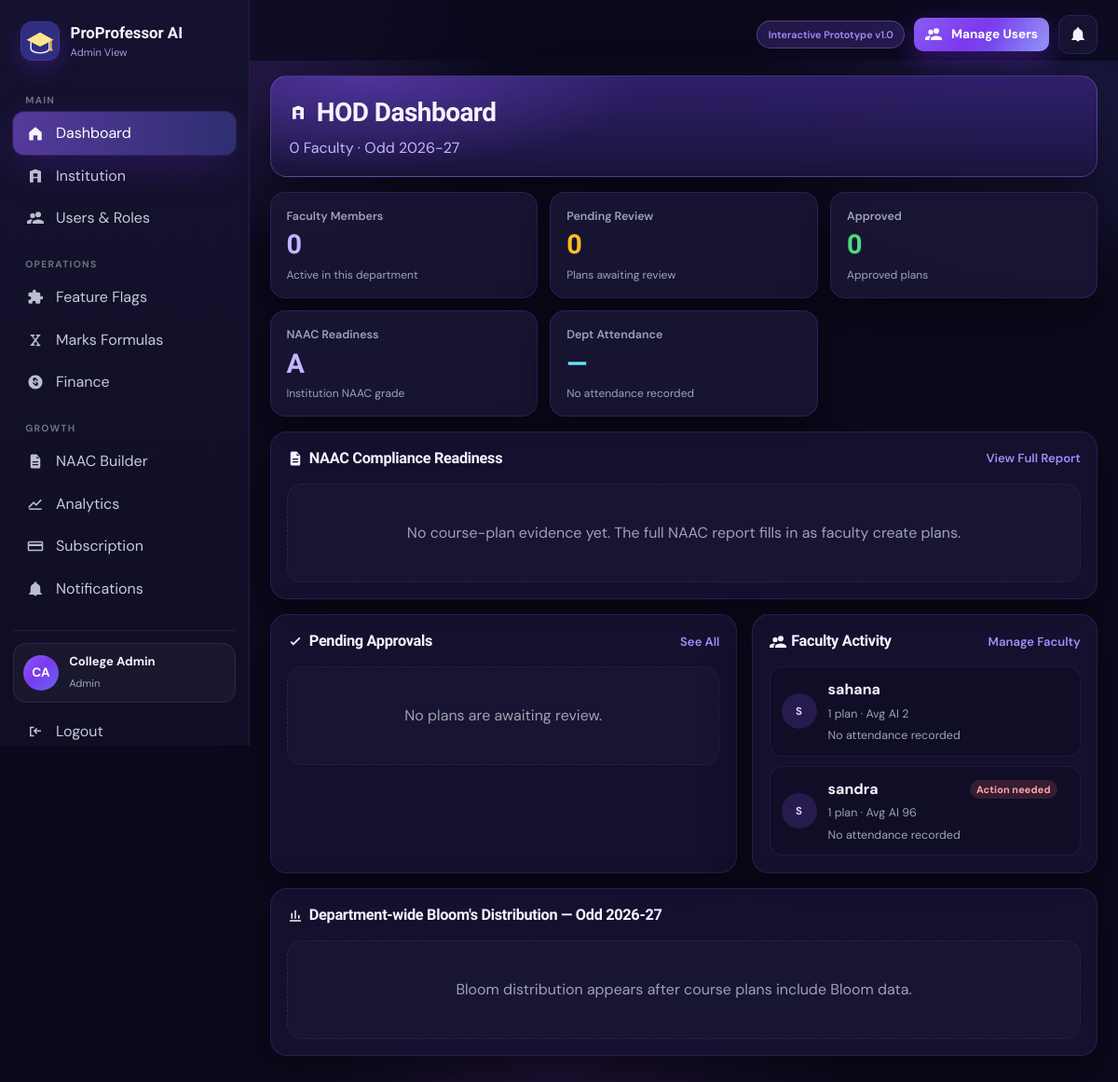
Screenshot of /hod/dashboard (signed in) with the database file from the repository.
### tables this page shows
CREATE TABLE `users` (
  `id` int(10) UNSIGNED NOT NULL,
  `institution_id` int(10) UNSIGNED NOT NULL,
  `department_id` int(10) UNSIGNED DEFAULT NULL,
  `role` enum('professor','student','hod','admin','superadmin') NOT NULL,
  `email` varchar(160) NOT NULL,
  `password_hash` varchar(255) NOT NULL,
  `full_name` varchar(160) NOT NULL,
  `employee_id` varchar(60) DEFAULT NULL,
  `register_no` varchar(60) DEFAULT NULL,
  `phone` varchar(30) DEFAULT NULL,
  `avatar_url` varchar(255) DEFAULT NULL,
  `class_id` int(10) UNSIGNED DEFAULT NULL COMMENT 'For students',
  `academic_year_level` tinyint(3) UNSIGNED DEFAULT NULL COMMENT 'Student academic year 1-4',
  `semester` varchar(40) DEFAULT NULL COMMENT 'Student Odd/Even semester',
  `designation` varchar(100) DEFAULT NULL,
  `preferences` longtext DEFAULT NULL CHECK (json_valid(`preferences`)),
  `extra` longtext DEFAULT NULL COMMENT 'Expandable user attributes' CHECK (json_valid(`extra`)),
  `is_active` tinyint(1) DEFAULT 1,
  `last_login_at` datetime DEFAULT NULL,
  `created_at` timestamp NOT NULL DEFAULT current_timestamp(),
  `updated_at` timestamp NOT NULL DEFAULT current_timestamp() ON UPDATE current_timestamp()
);

### app/Views/layouts/app.php (the view, shortened to what the rows shown need)
<?php
$user = \Auth::user();
$role = $user['role'] ?? '';
$groups = NavService::grouped($role);
$unread = $user ? unread_notifications_count((int)$user['id']) : 0;
$active = $active ?? '';
$first = trim((string)($user['full_name'] ?? 'U'));
$parts = preg_split('/\s+/', $first) ?: ['U'];
$initials = strtoupper(mb_substr($parts[0], 0, 1) . mb_substr($parts[count($parts) - 1] ?? '', 0, 1));
$notifPath = match ($role) {
    'student' => '/student/notifications',
    'hod' => '/hod/notifications',
    'admin', 'superadmin' => '/admin/notifications',
    default => '/professor/notifications',
};
$cta = match ($role) {
    'professor' => ['href' => '/professor/generate-plan', 'label' => 'Generate Course Plan', 'icon' => 'spark'],
    'hod' => ['href' => '/hod/approvals', 'label' => 'Review Approvals', 'icon' => 'check'],
    'admin', 'superadmin' => ['href' => '/admin/users', 'label' => 'Manage Users', 'icon' => 'users'],
    default => null,
};
?>
<!DOCTYPE html>
<html lang="en">
<head>
  <link rel="stylesheet" href="<?= e(asset('css/app.css')) ?>?v=<?= (int)@filemtime(dirname(__DIR__, 3) . '/assets/css/app.css') ?>">
</head>
<body class="app-body" data-effects="on">
<div class="app-shell">
  <aside class="sidebar" id="sidebar">
    <div class="brand">
      <img class="brand-logo" src="<?= e(asset('img/logo.svg')) ?>" width="42" height="42" alt="ProProfessor AI">
      <div>
        <div class="brand-name">ProProfessor AI</div>
        <div class="brand-sub"><?= e(NavService::roleLabel($role)) ?></div>
      </div>
    </div>
    <nav class="side-nav">
      <?php foreach ($groups as $group): ?>
        <?php
          $navItems = [];
          foreach ($group['items'] as $item) {
              $navItems[] = $item;
          }
        ?>
        <div class="nav-group">
          <div class="nav-group-label"><?= e($group['label']) ?></div>
          <?php foreach ($navItems as $item): ?>
            <a class="nav-link <?= $active === $item['key'] ? 'active' : '' ?>" href="<?= e(url($item['href'])) ?>">
              <span class="nav-ico"><?= icon($item['icon'] ?? 'spark', 'icon') ?></span>
              <span><?= e($item['label']) ?></span>
            </a>
          <?php endforeach; ?>
        </div>
      <?php endforeach; ?>
    </nav>
    <div class="side-foot">
      <div class="side-user">
        <div class="avatar"><?= e($initials) ?></div>
        <div>
          <strong><?= e($user['full_name'] ?? '') ?></strong>
          <small><?= e(ucfirst($role)) ?></small>
        </div>
      </div>
      <a class="nav-link" href="<?= e(url('/logout')) ?>"><span class="nav-ico"><?= icon('logout') ?></span> <span>Logout</span></a>
    </div>
  </aside>
  <div class="main">
    <header class="topbar">
      <div class="topbar-actions">
        <span class="proto-badge">Interactive Prototype v1.0</span>
        <?php if ($cta): ?>
          <a class="btn btn-primary btn-sm btn-shine topbar-cta" href="<?= e(url($cta['href'])) ?>"><?= icon($cta['icon']) ?> <?= e($cta['label']) ?></a>
        <?php endif; ?>
        <a class="icon-btn" href="<?= e(url($notifPath)) ?>" title="Notifications">
          <?= icon('bell') ?><?php if ($unread): ?><span class="dot"><?= (int)$unread ?></span><?php endif; ?>
        </a>
      </div>
    </header>
    <main class="content" id="pageContent">
      <?php $content(); ?>
    </main>
  </div>
</div>
</body>
</html>

### app/Core/Router.php (shortened to what the rows shown need)
<?php
final class Router
{
    private array $routes = [];
    public function add(string $method, string $pattern, $handler): void
    {
        $this->routes[] = [
            'method' => strtoupper($method),
            'pattern' => $pattern,
            'handler' => $handler,
        ];
    }
    public function dispatch(string $method, string $uri): void
    {
        $path = parse_url($uri, PHP_URL_PATH) ?: '/';
        $base = app_base_path();
        $path = '/' . trim($path, '/');
        if ($path !== '/') {
            $path = rtrim($path, '/');
        }
        foreach ($this->routes as $route) {
            if ($route['method'] !== strtoupper($method)) {
                continue;
            }
            $regex = preg_replace('#\{([a-zA-Z_]+)\}#', '(?P<$1>[^/]+)', $route['pattern']);
            $regex = '#^' . $regex . '$#';
            if (!preg_match($regex, $path, $matches)) {
                continue;
            }
            $params = array_filter(
                $matches,
                static fn($k) => !is_int($k),
                ARRAY_FILTER_USE_KEY
            );
            $this->invoke($route['handler'], $params);
            return;
        }
    }
    private function invoke($handler, array $params): void
    {
        if (is_array($handler) && is_string($handler[0])) {
            $controller = new $handler[0]();
            $method = $handler[1];
            $controller->$method(...array_values($params));
            return;
        }
    }
}

### app/Views/hod/dashboard.php (shortened to what the rows shown need)
<?php
$fmt = static function (float|int|string|null $n): string {
    if ($n === null || $n === '') {
        return '—';
    }
    $r = round((float)$n, 1);
    return abs($r - round($r)) < 0.05 ? (string)(int)round($r) : number_format($r, 1);
};
$initials = static function (string $name): string {
    $parts = preg_split('/\s+/', trim($name)) ?: [];
    $parts = array_values(array_filter($parts, static fn($p) => $p !== ''));
    if (!$parts) {
        return 'F';
    }
    $first = mb_substr($parts[0], 0, 1);
    $last = mb_substr($parts[count($parts) - 1], 0, 1);
    return strtoupper($first . ($parts[0] !== $parts[count($parts) - 1] ? $last : ''));
};
$naacTitle = 'NAAC Compliance Readiness';
$bloomTitle = "Department-wide Bloom's Distribution";
if ($periodLabel !== '') {
    $bloomTitle .= ' — ' . $periodLabel;
}
$bar = static function (?float $pct): string {
    if ($pct === null) {
        return '0';
    }
    return (string)max(0, min(100, round($pct, 1)));
};
?>
<div class="hod-dash">
  <section class="hod-hero">
    <div class="hod-hero-copy">
      <h2><?= icon('building', 'icon-inline') ?> HOD Dashboard</h2>
      <p><?= e($contextLine) ?></p>
    </div>
  </section>
  <section class="hod-kpi" aria-label="Department summary">
    <a class="hod-kpi-card" href="<?= e(url('/hod/faculty')) ?>">
      <span class="label">Faculty Members</span>
      <strong class="value tone-brand"><?= (int)$facultyCount ?></strong>
      <span class="hint">Active in this department</span>
    </a>
    <a class="hod-kpi-card" href="<?= e(url('/hod/approvals')) ?>">
      <span class="label">Pending Review</span>
      <strong class="value tone-warn"><?= (int)$pending ?></strong>
      <span class="hint">Plans awaiting review</span>
    </a>
    <a class="hod-kpi-card" href="<?= e(url('/hod/approvals')) ?>">
      <span class="label">Approved</span>
      <strong class="value tone-ok"><?= (int)$approved ?></strong>
      <span class="hint">Approved plans</span>
    </a>
    <a class="hod-kpi-card" href="<?= e(url('/hod/reports')) ?>">
      <span class="label">NAAC Readiness</span>
      <strong class="value tone-brand"><?= $naacGrade !== '' ? e($naacGrade) : '—' ?></strong>
      <span class="hint"><?= $naacGrade !== '' ? 'Institution NAAC grade' : 'Grade not recorded' ?></span>
    </a>
    <div class="hod-kpi-card">
      <span class="label">Dept Attendance</span>
      <?php $attLow = $deptAttendance !== null && $deptAttendance < $attendanceMin; ?>
      <strong class="value <?= $attLow ? 'tone-warn' : 'tone-info' ?>">
        <?php if ($deptAttendance === null): ?>—<?php else: ?><?= e($fmt($deptAttendance)) ?><span class="unit">%</span><?php endif; ?>
      </strong>
      <span class="hint">
        <?php if ($deptAttendance === null): ?>
          No attendance recorded
        <?php else: ?>
          Minimum <?= e($fmt($attendanceMin)) ?>%
        <?php endif; ?>
      </span>
    </div>
  </section>
  <section class="hod-panel">
    <div class="hod-panel-h">
      <h2><?= icon('file', 'icon-inline') ?> <?= e($naacTitle) ?></h2>
      <a class="hod-link" href="<?= e(url('/hod/reports')) ?>">View Full Report</a>
    </div>
    <?php if ($planCount < 1 && !$alerts): ?>
      <div class="empty">No course-plan evidence yet. The full NAAC report fills in as faculty create plans.</div>
    <?php endif; ?>
  </section>
  <div class="hod-dash-split">
    <section class="hod-panel">
      <div class="hod-panel-h">
        <h2><?= icon('check', 'icon-inline') ?> Pending Approvals</h2>
        <a class="hod-link" href="<?= e(url('/hod/approvals')) ?>">See All</a>
      </div>
      <?php if (!$queue): ?>
        <div class="empty">No plans are awaiting review.</div>
      <?php endif; ?>
    </section>
    <section class="hod-panel">
      <div class="hod-panel-h">
        <h2><?= icon('users', 'icon-inline') ?> Faculty Activity</h2>
        <a class="hod-link" href="<?= e(url('/hod/faculty')) ?>">Manage Faculty</a>
      </div>
      <?php if (!$facultyRows): ?>
        <div class="empty">No active faculty in this department.</div>
      <?php else: ?>
        <div class="hod-list">
          <?php foreach ($facultyRows as $member):
            $id = (int)$member['id'];
            $plansN = (int)($member['total'] ?? 0);
            $pendingN = (int)($member['pending'] ?? 0);
            $score = ($member['avg_score'] !== null && $member['avg_score'] !== '') ? (float)$member['avg_score'] : null;
            $att = $attendanceByProfessor[$id] ?? null;
            $assignments = $assignmentMap[$id] ?? [];
            $detail = [];
            $detail[] = $plansN === 1 ? '1 plan' : ($plansN . ' plans');
            if ($score !== null) {
                $detail[] = 'Avg AI ' . $fmt($score);
            }
          ?>
            <article class="hod-row hod-faculty-row">
              <div class="hod-avatar" aria-hidden="true"><?= e($initials((string)$member['full_name'])) ?></div>
              <div class="hod-row-body">
                <div class="hod-faculty-name">
                  <strong><?= e((string)$member['full_name']) ?></strong>
                  <?php if ($pendingN > 0): ?><span class="hod-status is-bad">Action needed</span><?php elseif ($plansN < 1 && !$assignments): ?><span class="hod-status is-warn">No activity</span><?php endif; ?>
                </div>
                <p><?= e(implode(' · ', $detail)) ?></p>
                <?php if ($att !== null): ?>
                  <div class="hod-mini">
                    <div class="hod-bar is-brand"><span style="width:<?= e($bar($att)) ?>%"></span></div>
                    <span><?= e($fmt($att)) ?>%</span>
                  </div>
                <?php else: ?>
                  <p class="hod-muted">No attendance recorded</p>
                <?php endif; ?>
              </div>
            </article>
          <?php endforeach; ?>
        </div>
      <?php endif; ?>
    </section>
  </div>
  <section class="hod-panel">
    <div class="hod-panel-h">
      <h2><?= icon('chart', 'icon-inline') ?> <?= e($bloomTitle) ?></h2>
    </div>
    <?php if ($bloomSamples < 1): ?>
      <div class="empty">Bloom distribution appears after course plans include Bloom data.</div>
    <?php endif; ?>
  </section>
</div>

### rows the page displays
users: role "Admin View", role "Manage Users"
users: full_name "S", full_name "sahana", detail "1 plan · Avg AI 2"
users: full_name "S", full_name "sandra", shows "Action needed", detail "1 plan · Avg AI 96"

### other values shown
$group['label'] "MAIN"
$item['label'] "Dashboard"
$item['label'] "Institution"
$item['label'] "Users & Roles"
$group['label'] "OPERATIONS"
$item['label'] "Feature Flags"
$item['label'] "Marks Formulas"
$item['label'] "Finance"
$group['label'] "GROWTH"
$item['label'] "NAAC Builder"
$item['label'] "Analytics"
$item['label'] "Subscription"
$item['label'] "Notifications"
$contextLine "0 Faculty · Odd 2026-27"
$facultyCount "0"
